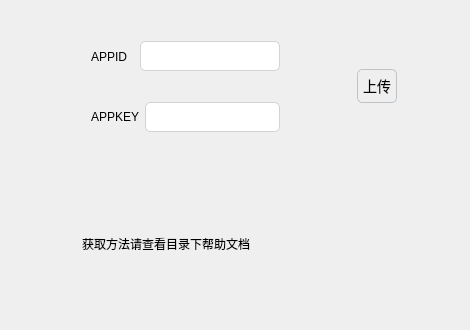
<?xml version="1.0" encoding="UTF-8"?>
<ui version="4.0">
 <class>Page3</class>
 <widget class="QWidget" name="Page3">
  <property name="geometry">
   <rect>
    <x>0</x>
    <y>0</y>
    <width>470</width>
    <height>330</height>
   </rect>
  </property>
  <property name="windowTitle">
   <string>Form</string>
  </property>
  <layout class="QVBoxLayout" name="verticalLayout_2">
   <item>
    <widget class="QWidget" name="widget_4" native="true">
     <layout class="QHBoxLayout" name="horizontalLayout_3">
      <item>
       <spacer name="horizontalSpacer_4">
        <property name="orientation">
         <enum>Qt::Horizontal</enum>
        </property>
        <property name="sizeHint" stdset="0">
         <size>
          <width>40</width>
          <height>20</height>
         </size>
        </property>
       </spacer>
      </item>
      <item>
       <widget class="QWidget" name="widget_3" native="true">
        <layout class="QVBoxLayout" name="verticalLayout">
         <item>
          <widget class="QWidget" name="widget_2" native="true">
           <layout class="QHBoxLayout" name="horizontalLayout_2">
            <item>
             <widget class="QLabel" name="label">
              <property name="text">
               <string>APPID  </string>
              </property>
             </widget>
            </item>
            <item>
             <widget class="QLineEdit" name="inputAppid">
              <property name="styleSheet">
               <string notr="true">QLineEdit {
  border: 1px solid #d3d3d3;
  border-radius: 5px;
  padding: 5px;
  background-color: #ffffff;
  font-size: 14px;
}</string>
              </property>
             </widget>
            </item>
           </layout>
          </widget>
         </item>
         <item>
          <widget class="QWidget" name="widget" native="true">
           <layout class="QHBoxLayout" name="horizontalLayout">
            <item>
             <widget class="QLabel" name="label_2">
              <property name="text">
               <string>APPKEY</string>
              </property>
             </widget>
            </item>
            <item>
             <widget class="QLineEdit" name="inputAppkey">
              <property name="styleSheet">
               <string notr="true">QLineEdit {
  border: 1px solid #d3d3d3;
  border-radius: 5px;
  padding: 5px;
  background-color: #ffffff;
  font-size: 14px;
}</string>
              </property>
             </widget>
            </item>
           </layout>
          </widget>
         </item>
        </layout>
       </widget>
      </item>
      <item>
       <spacer name="horizontalSpacer_3">
        <property name="orientation">
         <enum>Qt::Horizontal</enum>
        </property>
        <property name="sizeHint" stdset="0">
         <size>
          <width>40</width>
          <height>20</height>
         </size>
        </property>
       </spacer>
      </item>
      <item>
       <widget class="QPushButton" name="determineButton">
        <property name="styleSheet">
         <string notr="true">QPushButton {
  background-color: qlineargradient(x1:0, y1:0, x2:0, y2:1,
                                    stop:0 #f6f7fa, stop:1 #dadbde);
  border: 1px solid #bdc3c7;
  border-radius: 5px;
  padding: 5px;
  font-size: 14px;
  text-align: center;
}

QPushButton:hover {
  background-color: qlineargradient(x1:0, y1:0, x2:0, y2:1,
                                    stop:0 #e0e0e0, stop:1 #cecece);
}

QPushButton:pressed {
  background-color: qlineargradient(x1:0, y1:0, x2:0, y2:1,
                                    stop:0 #dadbde, stop:1 #f6f7fa);
  padding-left: 5px;
  padding-top: 5px;
}

QPushButton:disabled {
  background-color: #f6f7fa;
  border: 1px solid #bdc3c7;
  color: #bdc3c7;
}
</string>
        </property>
        <property name="text">
         <string>上传</string>
        </property>
       </widget>
      </item>
      <item>
       <spacer name="horizontalSpacer_5">
        <property name="orientation">
         <enum>Qt::Horizontal</enum>
        </property>
        <property name="sizeHint" stdset="0">
         <size>
          <width>40</width>
          <height>20</height>
         </size>
        </property>
       </spacer>
      </item>
     </layout>
    </widget>
   </item>
   <item>
    <widget class="QWidget" name="widget_5" native="true">
     <layout class="QHBoxLayout" name="horizontalLayout_4">
      <item>
       <spacer name="horizontalSpacer">
        <property name="orientation">
         <enum>Qt::Horizontal</enum>
        </property>
        <property name="sizeHint" stdset="0">
         <size>
          <width>40</width>
          <height>20</height>
         </size>
        </property>
       </spacer>
      </item>
      <item>
       <widget class="QLabel" name="label_3">
        <property name="styleSheet">
         <string notr="true"/>
        </property>
        <property name="text">
         <string>获取方法请查看目录下帮助文档</string>
        </property>
       </widget>
      </item>
      <item>
       <spacer name="horizontalSpacer_2">
        <property name="orientation">
         <enum>Qt::Horizontal</enum>
        </property>
        <property name="sizeHint" stdset="0">
         <size>
          <width>200</width>
          <height>20</height>
         </size>
        </property>
       </spacer>
      </item>
     </layout>
    </widget>
   </item>
  </layout>
 </widget>
 <resources/>
 <connections/>
</ui>
